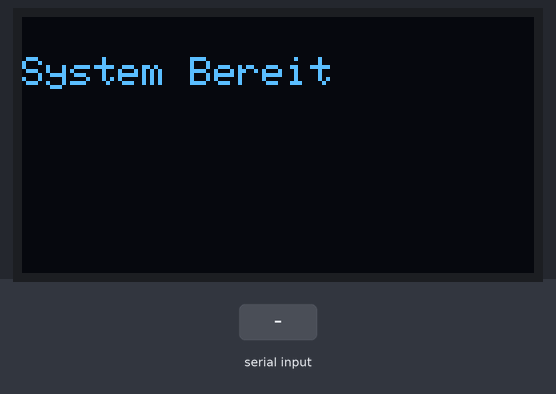
Simulated run of this sketch. Board: Arduino Uno, built with avr-gcc and run on an emulated ATmega328P. Parts: 128×64 one-colour display. The test bench sets the inputs (shaded band).

Above: at 1.3 s.
1.4 s: "1\n" received over Serial
At 1.9 s:
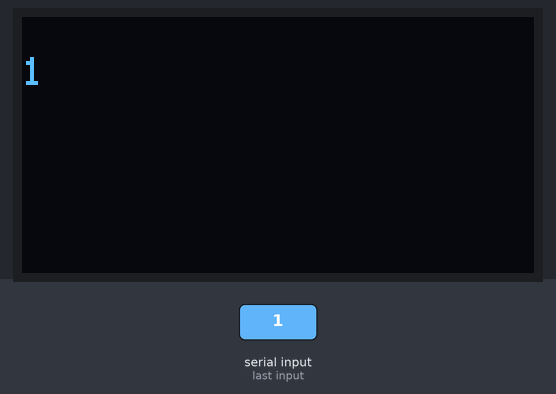
2.9 s: "0\n" received over Serial
At 3.2 s:
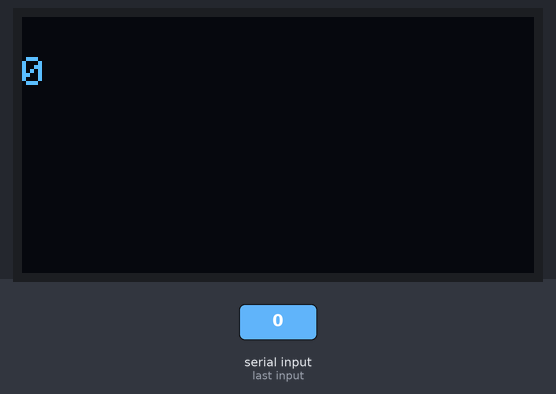
Timing chart, 0 to 5.9 s (numbered marks = the images above; inputs shaded):
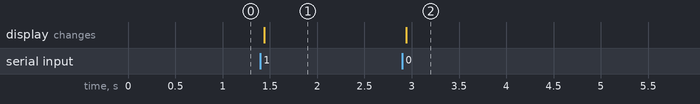

Measured:
- after the input at 1.4 s, the display: changes at once (image 1)
- after the input at 2.9 s, the display: changes at once (image 2)

The sketch:

rfid_test.ino
```cpp
#include <SPI.h>
#include <MFRC522.h>
#include <Wire.h>
#include <Adafruit_GFX.h>
#include <Adafruit_SH110X.h>

#define SS_PIN 10
#define RST_PIN 8
#define I2C_ADDRESS 0x3C
#define SCREEN_WIDTH 128
#define SCREEN_HEIGHT 64
#define OLED_RESET -1

MFRC522 rfid(SS_PIN, RST_PIN);
Adafruit_SH1106G display = Adafruit_SH1106G(SCREEN_WIDTH, SCREEN_HEIGHT, &Wire, OLED_RESET);

void setup() {
  Serial.begin(9600);
  SPI.begin();
  rfid.PCD_Init();

  if(!display.begin(I2C_ADDRESS, true)) {
    Serial.println("Display_Error");
    for(;;);
  }

  display.clearDisplay();
  display.setTextSize(1);
  display.setTextColor(SH110X_WHITE);
  display.setCursor(0, 10);
  display.println("System Bereit");
  display.display();
}

void loop() {
  if (rfid.PICC_IsNewCardPresent() && rfid.PICC_ReadCardSerial()) {
    String uidString = "UID:";
    for (byte i = 0; i < rfid.uid.size; i++) {
      uidString += String(rfid.uid.uidByte[i] < 0x10 ? "0" : "");
      uidString += String(rfid.uid.uidByte[i], HEX);
    }
    uidString.toUpperCase();
    Serial.println(uidString);

    rfid.PICC_HaltA();
    rfid.PCD_StopCrypto1();
    delay(500);
  }

  if (Serial.available() > 0) {
    // Lies die Nachricht ein
    String message = Serial.readStringUntil('\n');

    // Suche nach einem Trennzeichen '|' für mehrzeiligen Text (hilft für den Countdown)
    int splitIndex = message.indexOf('|');

    display.clearDisplay(); // WICHTIG: Immer zuerst löschen!
    display.setTextSize(1);
    display.setTextColor(SH110X_WHITE);
    display.setCursor(0, 10);

    if (splitIndex != -1) {
      // Zeile 1
      display.println(message.substring(0, splitIndex));
      // Zeile 2 (z.B. der Countdown)
      display.println(message.substring(splitIndex + 1));
    } else {
      display.println(message);
    }

    display.display();
  }
}
```
